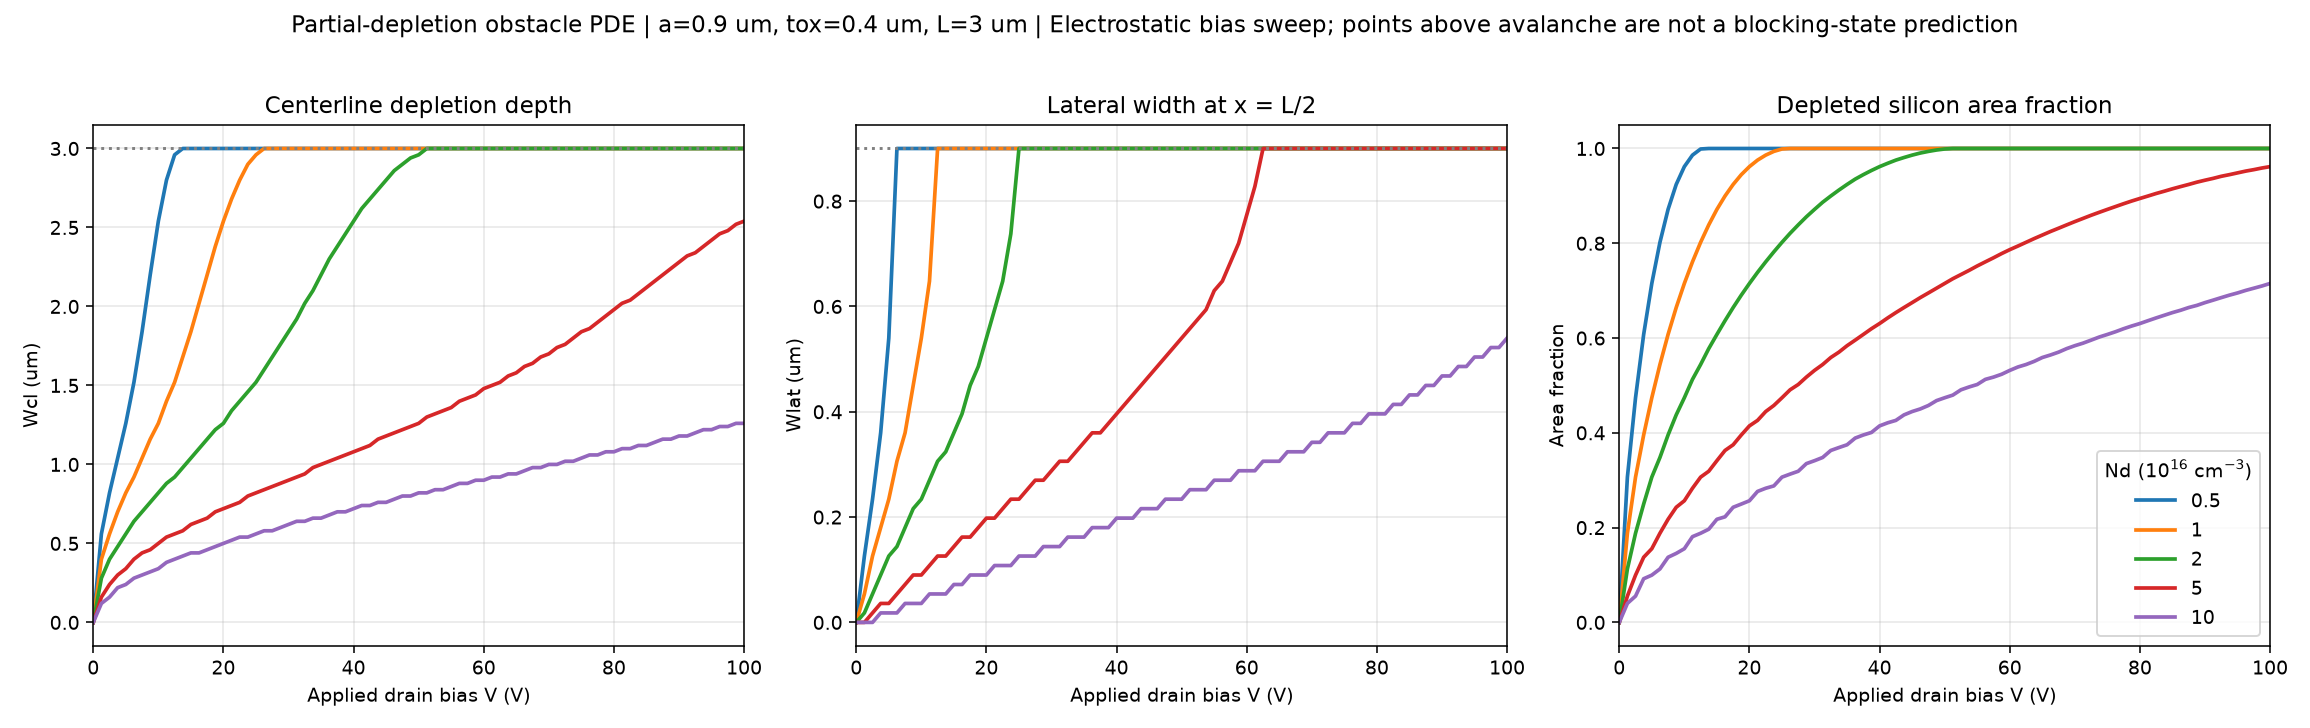

Source code (Python):
"""
Electrostatic bias sweep of the partial-depletion obstacle PDE (report Sec. 7-8).
Fixed geometry a=0.9 um, t_ox=0.4 um, L=3 um.  For several N_D, sweep the applied
drain bias V and extract depletion geometry from the free-boundary solution
(u = V - phi >= 0; neutral set Z = {u=0}, drain-connected; depleted D = {u>0}):

  Wcl  : centerline depletion depth      = (depleted cells on row y~0) * dx     -> L
  Wlat : lateral depletion width at x=L/2 = (depleted cells in column x=L/2)*dy  -> a
  frac : depleted silicon area fraction  = mean(depleted) = 1 - neutral fraction -> 1

Points above the avalanche voltage are electrostatic continuations, not a blocking state.
"""

import numpy as np
import matplotlib
matplotlib.use("Agg")
import matplotlib.pyplot as plt

import freeboundary as fb
from vbd_vdm import eps_s, eps_I, qe, um

a, tox, L = 0.9*um, 0.4*um, 3.0*um
b = (eps_s/eps_I)*tox
nx, ny = 150, 50
A, r, dx, dy = fb.build_operator(nx, ny, L, a, b)

Nd_list = [0.5e16, 1e16, 2e16, 5e16, 10e16]
labels  = ["0.5", "1", "2", "5", "10"]
colors  = ["#1f77b4", "#ff7f0e", "#2ca02c", "#d62728", "#9467bd"]
Vgrid   = np.linspace(0.0, 100.0, 81)

def metrics(Nd):
    k = qe*Nd/eps_s
    Wcl, Wlat, frac = [], [], []
    icut = nx//2                                  # x = L/2 column
    for V in Vgrid:
        u, Z = fb.solve_obstacle(A, V*r - k)
        D = (~Z).reshape(nx, ny)                  # depleted mask [i=x, j=y]
        Wcl.append(D[:, 0].sum() * dx / um)       # centerline depth (um)
        Wlat.append(D[icut, :].sum() * dy / um)   # lateral width at L/2 (um)
        frac.append(D.mean())
    return np.array(Wcl), np.array(Wlat), np.array(frac)

fig, ax = plt.subplots(1, 3, figsize=(16.5, 5.2))
for Nd, lab, col in zip(Nd_list, labels, colors):
    Wcl, Wlat, frac = metrics(Nd)
    ax[0].plot(Vgrid, Wcl,  color=col, lw=1.9, label=lab)
    ax[1].plot(Vgrid, Wlat, color=col, lw=1.9, label=lab)
    ax[2].plot(Vgrid, frac, color=col, lw=1.9, label=lab)
    print(f"Nd={lab}e16: Wcl(100V)={Wcl[-1]:.2f} um  Wlat(100V)={Wlat[-1]:.2f} um  "
          f"frac(100V)={frac[-1]:.2f}")

ax[0].axhline(L/um, ls=":", color="0.5"); ax[0].set_ylabel("Wcl (um)")
ax[0].set_title("Centerline depletion depth")
ax[1].axhline(a/um, ls=":", color="0.5"); ax[1].set_ylabel("Wlat (um)")
ax[1].set_title("Lateral width at x = L/2")
ax[2].set_ylabel("Area fraction"); ax[2].set_title("Depleted silicon area fraction")
for a_ in ax:
    a_.set_xlabel("Applied drain bias V (V)"); a_.grid(alpha=0.3); a_.set_xlim(0, 100)
ax[2].legend(title=r"Nd ($10^{16}$ cm$^{-3}$)", loc="lower right")
fig.suptitle(f"Partial-depletion obstacle PDE | a=0.9 um, tox=0.4 um, L=3 um | "
             f"Electrostatic bias sweep; points above avalanche are not a blocking-state prediction")
fig.tight_layout(rect=[0, 0, 1, 0.96])
fig.savefig("biassweep.png", dpi=140)
print("saved biassweep.png")
